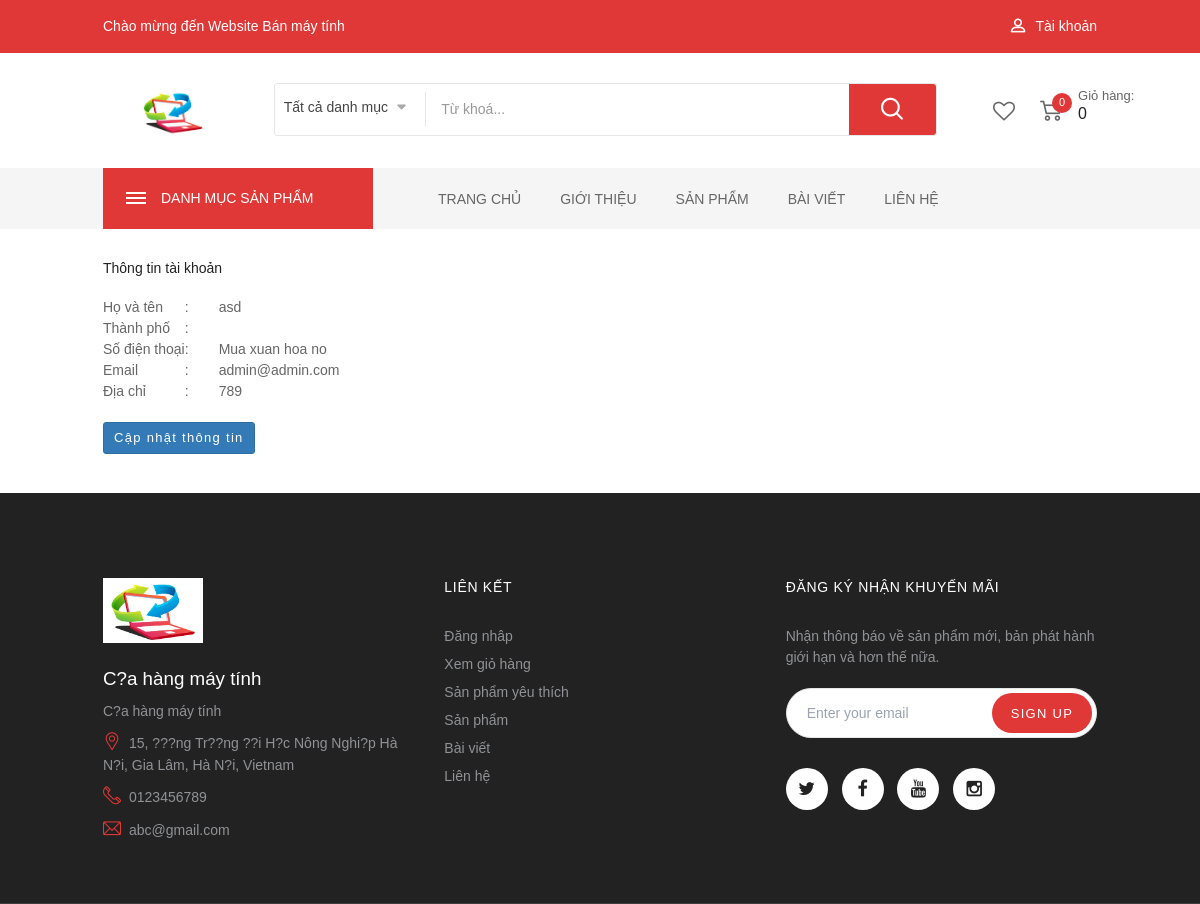
The page /maytinhv5/profile.php (signed in) on the database its author committed.
### tables this page shows
CREATE TABLE `tbl_settings` (
  `id` int(11) NOT NULL,
  `title` varchar(255) NOT NULL,
  `description` varchar(255) NOT NULL,
  `body` text NOT NULL,
  `phone` varchar(255) NOT NULL,
  `email` varchar(255) NOT NULL,
  `address` varchar(255) NOT NULL,
  `link_facebook` varchar(255) NOT NULL,
  `link_youtobe` varchar(255) NOT NULL,
  `link_twitter` varchar(255) NOT NULL,
  `link_instagram` varchar(255) NOT NULL,
  `logo` varchar(255) NOT NULL
);

CREATE TABLE `tbl_customer` (
  `id` int(11) NOT NULL,
  `name` varchar(255) NOT NULL,
  `address` varchar(255) NOT NULL,
  `city` varchar(30) NOT NULL,
  `country` varchar(30) NOT NULL,
  `zipcode` varchar(30) NOT NULL,
  `phone` varchar(30) NOT NULL,
  `email` varchar(50) NOT NULL,
  `password` varchar(255) NOT NULL
);

### maytinhv5/lib/session.php (called while the page is built, shortened)
<?php
class Session{
 public static function get($key){
    if (isset($_SESSION[$key])) {
     return $_SESSION[$key];
    } else {
     return false;
    }
 }
}
?>

### maytinhv5/classes/setting.php (called while the page is built, shortened)
<?php
	$filepath = realpath(dirname(__FILE__));
	include_once ($filepath.'/../lib/database.php');
?>
<?php
	class setting
	{
		private $db;
		public function __construct()
		{
			$this->db = new Database();
		}
        public function getSetting($id = 1)
        {
            $query = "SELECT * FROM tbl_settings where id = '$id'";
			$result = $this->db->select($query);
			return $result;
        }
	}
?>

### maytinhv5/lib/database.php (called while the page is built, shortened)
<?php
Class Database{
   public $host   = "localhost";
   public $user   = "root";
   public $pass   = "";
   public $dbname = "laptop";
   public $link;
private function connectDB(){
   $this->link = new mysqli($this->host, $this->user, $this->pass, $this->dbname);
   $this->link->set_charset("utf8");
 }
public function select($query){
  $result = $this->link->query($query) or
   die($this->link->error.__LINE__);
  if($result->num_rows > 0){
    return $result;
  } else {
    return false;
  }
 }
}

### maytinhv5/classes/cart.php (called while the page is built, shortened)
<?php
$filepath = realpath(dirname(__FILE__));
include_once($filepath . '/../lib/database.php');
?>
<?php
class cart
{
    private $db;
    public function __construct()
    {
        $this->db = new Database();
    }
    public function check_cart()
    {
        $sId = session_id();
        $query = "SELECT * FROM tbl_cart WHERE sId = '$sId'";
        $result = $this->db->select($query);
        return $result;
    }
}
?>

### maytinhv5/classes/customer.php (called while the page is built, shortened)
<?php
	$filepath = realpath(dirname(__FILE__));
	include_once ($filepath.'/../lib/database.php');
?>
<?php
	class customer
	{
		private $db;
		public function __construct()
		{
			$this->db = new Database();
		}
		public function show_customers($id){
			$query = "SELECT * FROM tbl_customer WHERE id='$id'";
			$result = $this->db->select($query);
			return $result;
		}
	}
?>

### maytinhv5/profile.php (the view, shortened to what this page needs)
<?php
	include 'includes/header.php';
?>
 <div class="site-main product-list product-grid product-grid-right">
    <div class="container">
    	<div class="section group">
    		<div class="content_top">
	    		<div class="heading">
	    		<h3>Thông tin tài khoản</h3>
	    		</div>
    		</div>
			<table class="tblone tblaccount" cellspacing="10px" cellpadding="10px">
				<?php
				$id = Session::get('customer_id');
				$get_customers = $cs->show_customers($id);
				if($get_customers){
					while($result = $get_customers->fetch_assoc()){
				?>
				<tr>
					<td>Họ và tên</td>
					<td>:</td>
					<td><?php echo $result['name'] ?></td>
				</tr>
				<tr>
					<td>Thành phố</td>
					<td>:</td>
					<td><?php echo $result['city'] ?></td>
				</tr>
				<tr>
					<td>Số điện thoại</td>
					<td>:</td>
					<td><?php echo $result['phone'] ?></td>
				</tr>
				<tr>
					<td>Email</td>
					<td>:</td>
					<td><?php echo $result['email'] ?></td>
				</tr>
				<tr>
					<td>Địa chỉ</td>
					<td>:</td>
					<td><?php echo $result['address'] ?></td>
				</tr>
				<tr>
					<td colspan="3">
                        <a class="btn btn-sm btn-primary" style="margin-top: 20px;" href="editprofile.php">Cập nhật thông tin</a>
                    </td>
				</tr>
				<?php
					}
				}
				?>
			</table>
 		</div>
 	</div>
<?php
	include 'includes/footer.php';
 ?>

### maytinhv5/includes/header.php (shortened to what this page needs)
<?php
include 'lib/session.php';
?>
<?php
include 'lib/database.php';
$ct = new cart();
$cs = new customer();
$setting = new setting();
?>
<!DOCTYPE HTML>
<head>
	<link rel="stylesheet" type="text/css" href="assets/fonts/flaticon/flaticon.css">
	<link rel="stylesheet" type="text/css" href="assets/css/animate.css">
	<link rel="stylesheet" type="text/css" href="assets/css/bootstrap.min.css">
	<link rel="stylesheet" type="text/css" href="assets/css/font-awesome.css">
	<link rel="stylesheet" type="text/css" href="assets/css/pe-icon-7-stroke.css">
	<link rel="stylesheet" type="text/css" href="assets/css/owl.carousel.css">
	<link rel="stylesheet" type="text/css" href="assets/css/chosen.css">
	<link rel="stylesheet" type="text/css" href="assets/css/jquery.bxslider.css">
	<link rel="stylesheet" type="text/css" href="assets/css/style.css">
	<link href="dist/output.css" rel="stylesheet">
	<link rel="stylesheet" href="https://cdnjs.cloudflare.com/ajax/libs/notify/0.4.2/styles/metro/notify-metro.css" />
</head>
<body class="index-opt-1">
	<div class="wrapper">
		<header class="site-header header-opt-1">
			<div class="header-top">
				<div class="container">
					<ul class="nav-top-left">
						<li><a href="#">Chào mừng đến Website Bán máy tính</a></li>
					</ul>
					<ul class="nav-top-right dagon-nav">
						<li class="menu-item-has-children">
							<?php
								$login_check = Session::get('customer_login');
								if ($login_check) {
									echo '
									<a href="#"><i class="flaticon-profile" aria-hidden="true"></i>
										Tài khoản
									</a>
									';
								}else{
									echo '
									<a href="login.php"><i class="flaticon-profile" aria-hidden="true"></i>
										Đăng kí / Đăng nhập
									</a>
									';
								}
							?>
						</li>
					</ul>
				</div>
			</div>
			<?php
            $get_setting = $setting->getSetting();
            if($get_setting){
                while($result = $get_setting->fetch_assoc()){
            ?>
			<div class="header-content">
				<div class="container">
					<div class="row">
						<div class="col-md-2 nav-left">
							<strong class="logo">
								<a href="index.php"><img style="width: 70px;" src="admin/uploads/<?php echo $result['logo'] ?>" alt="logo"></a>
							</strong>
						</div>
						<div class="col-md-8 nav-mind">
							<div class="block-search">
								<div class="block-content">
								<form action="search.php" method="post">
									<div class="categori-search ">
										<select title="categories" name="category" data-placeholder="All Categories" class="chosen-select categori-search-option">
										<option value="all">Tất cả danh mục</option>
										</select>
									</div>
									<div class="form-search">
										<div class="box-group">
											<input type="text" name="tukhoa" class="form-control" placeholder="Từ khoá...">
											<button name="search_product" class="btn btn-search" type="submit">
												<span class="flaticon-magnifying-glass"></span>
											</button>
										</div>
									</div>
									</form>
								</div>
							</div>
						</div>
						<div class="col-md-2 nav-right">
							<div class="block-minicart dropdown style2">
								<a class="minicart" href="cart.php">
									<span class="counter qty">
										<span class="cart-icon"><i class="flaticon-shopping-cart" aria-hidden="true"></i></span>
										<?php
											$check_cart = $ct->check_cart();
											if ($check_cart) {
												$qty = Session::get("qty");
												echo'<span class="counter-number">'.$qty.'</span>';
											}
											else { ?>
												<span class="counter-number">0</span>
											<?php }
										?>
									</span>
									<span class="counter-your-cart">
										<span class="counter-label">Giỏ hàng:</span>
										<?php
											$check_cart = $ct->check_cart();
											if ($check_cart) {
												$sum = Session::get("sum");
												echo'
												<span class="counter-price">'.number_format($sum).'đ</span>
												';
											}
											else { ?>
												<span class="counter-price">0</span>
											<?php }
										?>
									</span>
								</a>
							</div>
							<a class="wishlist-minicart" href="wishlist.php"><i class="fa fa-heart-o" aria-hidden="true"></i></a>
						</div>
					</div>
				</div>
			</div>
			<?php } } ?>
			<div class="header-menu-bar header-sticky">
				<div class="header-menu-nav menu-style-2">
					<div class="container">
						<div class="header-menu-nav-inner ">
						<div id="box-vertical-megamenus" class="box-vertical-megamenus nav-toggle-cat">
                            <h4 class="title active">
                                    <span class="btn-open-mobile home-page">
                                        <span></span>
                                        <span></span>
                                        <span></span>
                                    </span>
                                <span class="title-menu">Danh mục sản phẩm</span>
                            </h4>
                        </div>
							<div class="header-menu header-menu-resize">
								<ul class="header-nav dagon-nav md:flex md:ml-12 space-x-2">
									<li class="menu-item-has-children arrow">
										<a href="index.php">Trang chủ</a>
									</li>
									<li class="menu-item-has-children arrow item-megamenu">
										<a href="about.php">Giới thiệu</a>
									</li>
									<li class="menu-item-has-children arrow">
										<a href="products.php">Sản phẩm</a>
									</li>
									<li class="menu-item-has-children arrow">
										<a href="news.php">Bài viết</a>
									</li>
									<li class="menu-item-has-children arrow">
										<a href="contact.php">Liên hệ</a>
									</li>
								</ul>
							</div>
						</div>
					</div>
				</div>
			</div>
		</header>
		<main class="site-main">

### maytinhv5/includes/footer.php (shortened to what this page needs)
</main>
<footer class="site-footer footer-opt-2" style="margin-top: 40px;">
        <?php
            $get_setting = $setting->getSetting();
            if($get_setting){
                while($result = $get_setting->fetch_assoc()){
            ?>
        <div class="footer-column equal-container">
            <div class="container">
                <div class="row">
                    <div class="col-md-4 col-sm-6 equal-elem">
                        <div class="logo-footer">
                            <img src="admin/uploads/<?php echo $result['logo'] ?>" style="width: 100px;margin:0px" alt="logo">
                        </div>
                        <div class="contacts">
                            <h2 class="text-white mb-4 text-3xl"><?php echo $result['title'] ?></h2>
                            <p class="contacts-info"><?php echo $result['description'] ?></p>
                            <span class="contacts-info info-address "><?php echo $result['address'] ?></span>
                            <span class="contacts-info info-phone"><?php echo $result['phone'] ?></span>
                            <span class="contacts-info info-support"><?php echo $result['email'] ?></span>
                        </div>
                    </div>
                    <div class="col-md-4 col-sm-6 equal-elem">
                        <div class="links">
                            <h3 class="title-of-section">Liên kết</h3>
                            <ul>
                                <li><a href="login.php">Đăng nhâp</a></li>
                                <li><a href="cart.php">Xem giỏ hàng</a></li>
                                <li><a href="wishlist.php">Sản phẩm yêu thích</a></li>
                                <li><a href="products.php">Sản phẩm</a></li>
                                <li><a href="news.php">Bài viết</a></li>
                                <li><a href="contact.php">Liên hệ</a></li>
                            </ul>
                        </div>
                    </div>
                    <div class="col-md-4 col-sm-6 equal-elem">
                        <div class="links">
                            <h3 class="title-of-section">Đăng ký nhận khuyến mãi</h3>
                            <span class="span-newsletter">Nhận thông báo về sản phẩm mới, bản phát hành giới hạn và hơn thế nữa.</span>
                            <div class="newsletter-form">
                                <form id="newsletter-validate-detail" class="form subscribe">
                                    <div class="control">
                                        <input type="email" placeholder="Enter your email" id="newsletter" name="email"
                                               class="input-subscribe">
                                        <button type="submit" title="Subscribe" class="btn subscribe">
                                            <span>Sign Up</span>
                                        </button>
                                    </div>
                                </form>
                            </div>
                            <div class="socials">
                                <a href="<?php echo $result['link_twitter'] ?>" class="social"><i class="fa fa-twitter" aria-hidden="true"></i></a>
                                <a href="<?php echo $result['link_facebook'] ?>" class="social"><i class="fa fa-facebook" aria-hidden="true"></i></a>
                                <a href="<?php echo $result['link_youtobe'] ?>" class="social"><i class="fa fa-youtube" aria-hidden="true"></i></a>
                                <a href="<?php echo $result['link_instagram'] ?>" class="social"><i class="fa fa-instagram" aria-hidden="true"></i></a>
                            </div>
                        </div>
                    </div>
                </div>
            </div>
        </div>
        <?php } } ?>
    </footer>
</div>
</body>
</html>

### rows shown on the page
tbl_settings: logo (picture), title "C?a hàng máy tính", description "C?a hàng máy tính", address "15, ???ng Tr??ng ??i H?c Nông Nghi?p Hà N?i, Gia Lâm, Hà N?i, Vietnam", phone "0123456789", email "abc@gmail.com"
tbl_customer: name "asd", phone "Mua xuan hoa no", email "admin@admin.com", address "789"
